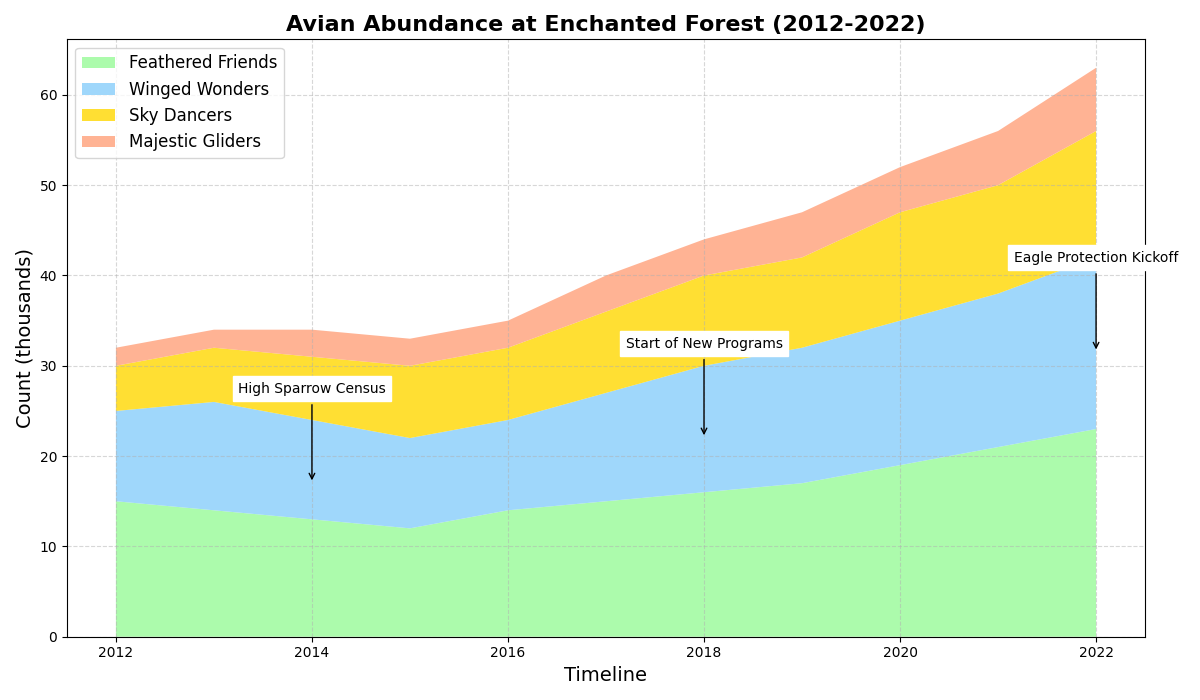

This chart was generated by the following Python code:
import matplotlib.pyplot as plt
import numpy as np

years = np.arange(2012, 2023)

sparrows = np.array([15, 14, 13, 12, 14, 15, 16, 17, 19, 21, 23])
robins = np.array([10, 12, 11, 10, 10, 12, 14, 15, 16, 17, 19])
blue_jays = np.array([5, 6, 7, 8, 8, 9, 10, 10, 12, 12, 14])
eagles = np.array([2, 2, 3, 3, 3, 4, 4, 5, 5, 6, 7])

data = np.vstack([sparrows, robins, blue_jays, eagles])

fig, ax = plt.subplots(figsize=(12, 7))
ax.stackplot(years, data, labels=['Feathered Friends', 'Winged Wonders', 'Sky Dancers', 'Majestic Gliders'],
             colors=['#98FB98', '#87CEFA', '#FFD700', '#FFA07A'], alpha=0.8)

ax.set_title('Avian Abundance at Enchanted Forest (2012-2022)', fontsize=16, fontweight='bold')
ax.set_xlabel('Timeline', fontsize=14)
ax.set_ylabel('Count (thousands)', fontsize=14)

ax.legend(loc='upper left', fontsize=12)

ax.grid(True, linestyle='--', alpha=0.5)

milestones = {
    2014: 'High Sparrow Census',
    2018: 'Start of New Programs',
    2022: 'Eagle Protection Kickoff'
}

for year, event in milestones.items():
    total_population = sparrows[year-2012] + robins[year-2012] + blue_jays[year-2012] + eagles[year-2012]
    ax.annotate(event, xy=(year, total_population/2),
                xytext=(year, total_population/2 + 10),
                arrowprops=dict(facecolor='black', arrowstyle='->'),
                fontsize=10, ha='center', backgroundcolor='white')

plt.tight_layout()
plt.show()
